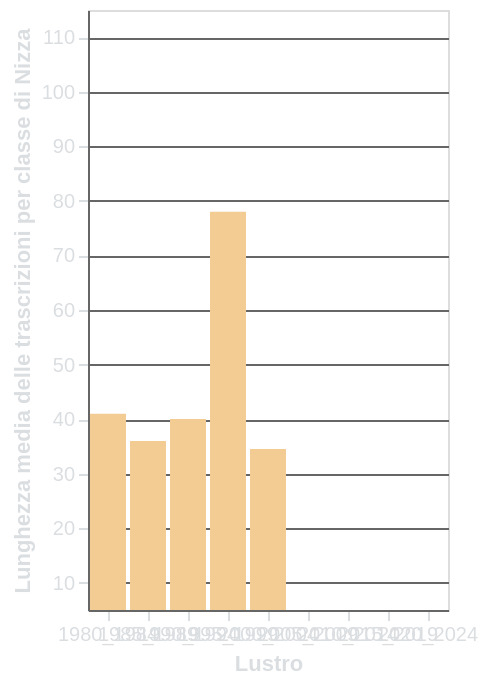

The specification (Vega-Lite) saved for this image:
### Vega-Lite specification from a JSON file in a GitHub repository (floating-point values rounded to 4 significant figures; data arrays with more than 128 entries replaced by an {"elided": "..."} marker saying what was removed)
{"$schema": "https://vega.github.io/schema/vega-lite/v5.17.0.json", "config": {"axis": {"domainColor": "#666666", "gridColor": "#666666", "labelColor": "#DBDEE1", "tickColor": "#DBDEE1", "titleColor": "#DBDEE1"}, "background": "transparent", "legend": {"labelColor": "#DBDEE1", "titleColor": "#DBDEE1"}, "title": {"color": "#DBDEE1", "fontSize": 16}}, "data": {"name": "data-181fc1864ead5e53c04b7d80ffca810a"}, "datasets": {"data-181fc1864ead5e53c04b7d80ffca810a": {"elided": "396 records"}}, "encoding": {"color": {"value": "#F3CC94"}, "x": {"axis": {"labelAngle": 0}, "field": "Lustrum", "scale": {"domain": ["1980_1984", "1985_1989", "1990_1994", "1995_1999", "2000_2004", "2005_2009", "2010_2014", "2015_2019", "2020_2024"]}, "title": "Lustro", "type": "nominal"}, "y": {"field": "Value", "scale": {"domain": [5.0, 115.0]}, "title": "Lunghezza media delle trascrizioni per classe di Nizza", "type": "quantitative"}}, "height": 300, "mark": {"clip": true, "type": "bar"}, "params": [{"bind": {"input": "range", "max": 45.0, "min": 1.0, "name": "Classe di Nizza", "step": 1}, "name": "param_2", "select": {"fields": ["Nice_class"], "type": "point"}, "value": [{"Nice_class": 1}]}], "transform": [{"filter": {"param": "param_2"}}], "width": "container"}
